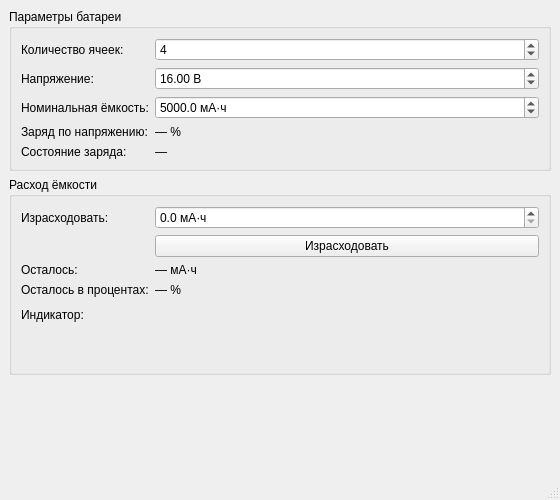
<?xml version="1.0" encoding="UTF-8"?>
<ui version="4.0">
 <class>MainWindow</class>
 <widget class="QMainWindow" name="MainWindow">
  <property name="geometry">
   <rect>
    <x>0</x>
    <y>0</y>
    <width>560</width>
    <height>500</height>
   </rect>
  </property>
  <property name="windowTitle">
   <string>Ресурс батареи</string>
  </property>
  <widget class="QWidget" name="centralwidget">
   <layout class="QVBoxLayout" name="verticalLayout">
    <item>
     <widget class="QGroupBox" name="batteryGroupBox">
      <property name="title">
       <string>Параметры батареи</string>
      </property>
      <layout class="QFormLayout" name="batteryFormLayout">
       <item row="0" column="0">
        <widget class="QLabel" name="cellCountLabel">
         <property name="text">
          <string>Количество ячеек:</string>
         </property>
         <property name="buddy">
          <cstring>cellCountSpinBox</cstring>
         </property>
        </widget>
       </item>
       <item row="0" column="1">
        <widget class="QSpinBox" name="cellCountSpinBox">
         <property name="minimum">
          <number>1</number>
         </property>
         <property name="maximum">
          <number>16</number>
         </property>
         <property name="value">
          <number>4</number>
         </property>
        </widget>
       </item>
       <item row="1" column="0">
        <widget class="QLabel" name="voltageLabel">
         <property name="text">
          <string>Напряжение:</string>
         </property>
         <property name="buddy">
          <cstring>voltageSpinBox</cstring>
         </property>
        </widget>
       </item>
       <item row="1" column="1">
        <widget class="QDoubleSpinBox" name="voltageSpinBox">
         <property name="decimals">
          <number>2</number>
         </property>
         <property name="suffix">
          <string> В</string>
         </property>
         <property name="minimum">
          <double>0.000000000000000</double>
         </property>
         <property name="maximum">
          <double>1000.000000000000000</double>
         </property>
         <property name="value">
          <double>16.000000000000000</double>
         </property>
        </widget>
       </item>
       <item row="2" column="0">
        <widget class="QLabel" name="capacityLabel">
         <property name="text">
          <string>Номинальная ёмкость:</string>
         </property>
         <property name="buddy">
          <cstring>capacitySpinBox</cstring>
         </property>
        </widget>
       </item>
       <item row="2" column="1">
        <widget class="QDoubleSpinBox" name="capacitySpinBox">
         <property name="decimals">
          <number>1</number>
         </property>
         <property name="suffix">
          <string> мА·ч</string>
         </property>
         <property name="maximum">
          <double>1000000.000000000000000</double>
         </property>
         <property name="value">
          <double>5000.000000000000000</double>
         </property>
        </widget>
       </item>
       <item row="3" column="0">
        <widget class="QLabel" name="chargePercentageTitleLabel">
         <property name="text">
          <string>Заряд по напряжению:</string>
         </property>
        </widget>
       </item>
       <item row="3" column="1">
        <widget class="QLabel" name="chargePercentageLabel">
         <property name="text">
          <string>— %</string>
         </property>
        </widget>
       </item>
       <item row="4" column="0">
        <widget class="QLabel" name="chargeStatusTitleLabel">
         <property name="text">
          <string>Состояние заряда:</string>
         </property>
        </widget>
       </item>
       <item row="4" column="1">
        <widget class="QLabel" name="chargeStatusLabel">
         <property name="text">
          <string>—</string>
         </property>
        </widget>
       </item>
      </layout>
     </widget>
    </item>
    <item>
     <widget class="QGroupBox" name="consumptionGroupBox">
      <property name="title">
       <string>Расход ёмкости</string>
      </property>
      <layout class="QFormLayout" name="consumptionFormLayout">
       <item row="0" column="0">
        <widget class="QLabel" name="consumptionLabel">
         <property name="text">
          <string>Израсходовать:</string>
         </property>
         <property name="buddy">
          <cstring>consumptionSpinBox</cstring>
         </property>
        </widget>
       </item>
       <item row="0" column="1">
        <widget class="QDoubleSpinBox" name="consumptionSpinBox">
         <property name="decimals">
          <number>1</number>
         </property>
         <property name="suffix">
          <string> мА·ч</string>
         </property>
         <property name="maximum">
          <double>1000000.000000000000000</double>
         </property>
        </widget>
       </item>
       <item row="1" column="1">
        <widget class="QPushButton" name="consumeButton">
         <property name="text">
          <string>Израсходовать</string>
         </property>
        </widget>
       </item>
       <item row="2" column="0">
        <widget class="QLabel" name="remainingCapacityTitleLabel">
         <property name="text">
          <string>Осталось:</string>
         </property>
        </widget>
       </item>
       <item row="2" column="1">
        <widget class="QLabel" name="remainingCapacityLabel">
         <property name="text">
          <string>— мА·ч</string>
         </property>
        </widget>
       </item>
       <item row="3" column="0">
        <widget class="QLabel" name="remainingPercentageTitleLabel">
         <property name="text">
          <string>Осталось в процентах:</string>
         </property>
        </widget>
       </item>
       <item row="3" column="1">
        <widget class="QLabel" name="remainingPercentageLabel">
         <property name="text">
          <string>— %</string>
         </property>
        </widget>
       </item>
       <item row="4" column="0">
        <widget class="QLabel" name="batteryIconTitleLabel">
         <property name="text">
          <string>Индикатор:</string>
         </property>
        </widget>
       </item>
       <item row="4" column="1">
        <widget class="QLabel" name="batteryIconLabel">
         <property name="minimumSize">
          <size>
           <width>150</width>
           <height>60</height>
          </size>
         </property>
         <property name="text">
          <string/>
         </property>
         <property name="toolTip">
          <string>Индикатор оставшейся ёмкости</string>
         </property>
        </widget>
       </item>
      </layout>
     </widget>
    </item>
    <item>
     <spacer name="verticalSpacer">
      <property name="orientation">
       <enum>Qt::Vertical</enum>
      </property>
      <property name="sizeHint" stdset="0">
       <size>
        <width>20</width>
        <height>40</height>
       </size>
      </property>
     </spacer>
    </item>
   </layout>
  </widget>
  <widget class="QMenuBar" name="menubar">
   <property name="geometry">
    <rect>
     <x>0</x>
     <y>0</y>
     <width>560</width>
     <height>33</height>
    </rect>
   </property>
  </widget>
  <widget class="QStatusBar" name="statusbar"/>
 </widget>
 <resources/>
 <connections/>
</ui>
